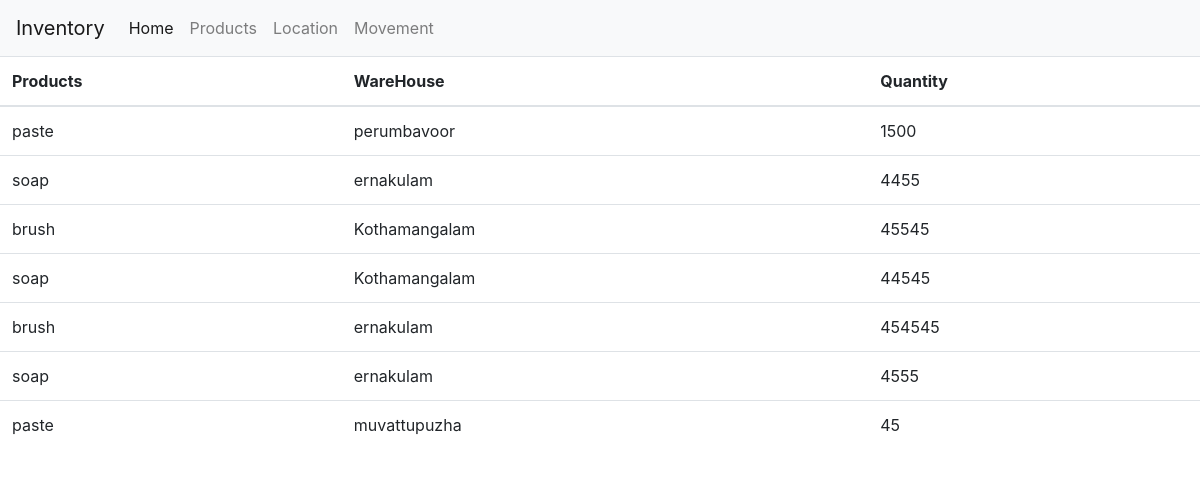
The page / on the database its author committed.
### management/models.py (models this page shows, shortened)
class movements(models.Model):
    product = models.ForeignKey(to='products',on_delete=models.CASCADE)
    location_from = models.ForeignKey(to='locations',on_delete=CASCADE,related_name="location_from",blank=True)
    location_to = models.ForeignKey(to='locations',on_delete=CASCADE,related_name="location_to")
    quantity = models.IntegerField()
    time = models.TimeField(auto_now=True)
    class Meta:
        verbose_name = 'Movement'
        verbose_name_plural = 'Movements'

class products(models.Model):
    product_name = models.CharField(max_length=25, verbose_name="Product Name", unique=True)
    def __str__(self):
        return '{}'.format(self.product_name)
    class Meta:
        verbose_name = 'Product'
        verbose_name_plural = 'Products'

class locations(models.Model):
    location_name = models.CharField(max_length=25,verbose_name='Location',unique=True)
    def __str__(self):
        return '{}'.format(self.location_name)
    class Meta:
        verbose_name = 'Location'
        verbose_name_plural = 'Locations'

### management/views.py (the view)
# urls.py: path('', index),
def index(request):
    move_details = movements.objects.all().order_by('time').reverse()
    return render(request,'index.html',{'moves':move_details})

### management/templates/index.html (shortened to what this page needs)
<!DOCTYPE html>
<html lang="en">
<head>
    <link rel="stylesheet" href="https://maxcdn.bootstrapcdn.com/bootstrap/4.0.0/css/bootstrap.min.css">
</head>
<body>
    <header>
        <nav class="navbar navbar-expand-lg navbar-light bg-light">
            <a class="navbar-brand" href="#">Inventory</a>
            <div class="collapse navbar-collapse" id="navbarNavDropdown">
                <ul class="navbar-nav">
                    <li class="nav-item active">
                        <a class="nav-link" href="">Home <span class="sr-only">(current)</span></a>
                    </li>
                    <li class="nav-item">
                        <a class="nav-link" href="/products">Products</a>
                    </li>
                    <li class="nav-item">
                        <a class="nav-link" href="/locations">Location</a>
                    </li>
                    <li class="nav-item">
                        <a class="nav-link" href="/movements">Movement</a>
                    </li>
                </ul>
            </div>
        </nav>
    </header>
    <table class="table">
        <thead>
          <tr>
            <th scope="col">Products</th>
            <th scope="col">WareHouse</th>
            <th scope="col">Quantity</th>
          </tr>
        </thead>
        <tbody>
        {% for move in moves %}
          <tr>
            <td>{{move.product}}</td>
            <td>{{move.location_to}}</td>
            <td>{{move.quantity}}</td>
          </tr>
        {% endfor %}
        </tbody>
      </table>
</body>
</html>

### rows shown on the page
movements: product "paste", location_to "perumbavoor", quantity "1500"
movements: product "soap", location_to "ernakulam", quantity "4455"
movements: product "brush", location_to "Kothamangalam", quantity "45545"
movements: product "soap", location_to "Kothamangalam", quantity "44545"
movements: product "brush", location_to "ernakulam", quantity "454545"
movements: product "soap", location_to "ernakulam", quantity "4555"
movements: product "paste", location_to "muvattupuzha", quantity "45"
